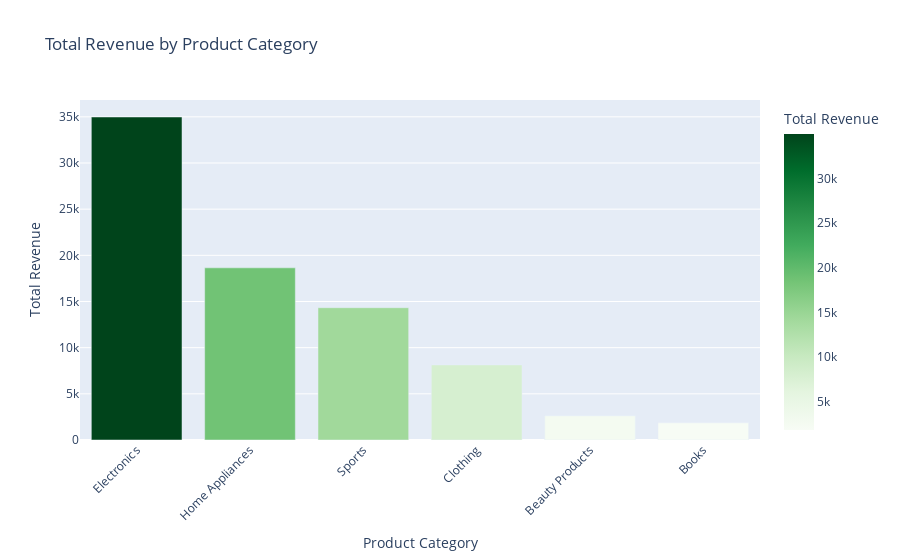

Source (notebook cell):
### Markdown cell above
Asia is the most popular region, followed by North America and Europe.

### Code cell
df = pd.DataFrame(data)

total_revenue_per_category = df.groupby('Product Category')['Total Revenue'].sum().reset_index()
total_revenue_per_category = total_revenue_per_category.sort_values(by='Total Revenue', ascending=False)

fig = px.bar(
    total_revenue_per_category,
    x='Product Category',
    y='Total Revenue',
    color='Total Revenue',
    color_continuous_scale='greens',  
    title='Total Revenue by Product Category'
)

fig.update_layout(
    xaxis_title='Product Category',
    yaxis_title='Total Revenue',
    xaxis_tickangle=-45  
)
fig.show()

### Figure 1 — Plotly figure (JSON) as saved in the notebook; plotly's stock layout.template omitted (floating-point values rounded to 4 significant figures)
{"data": [{"alignmentgroup": "True", "hovertemplate": "Product Category=%{x}<br>Total Revenue=%{marker.color}<extra></extra>", "legendgroup": "", "marker": {"color": [34983, 18647, 14328, 8131, 2624, 1863], "coloraxis": "coloraxis", "pattern": {"shape": ""}}, "name": "", "offsetgroup": "", "orientation": "v", "showlegend": false, "textposition": "auto", "type": "bar", "x": ["Electronics", "Home Appliances", "Sports", "Clothing", "Beauty Products", "Books"], "xaxis": "x", "y": [34983, 18647, 14328, 8131, 2624, 1863], "yaxis": "y"}], "layout": {"barmode": "relative", "coloraxis": {"colorbar": {"title": {"text": "Total Revenue"}}, "colorscale": [[0, "rgb(247,252,245)"], [0.125, "rgb(229,245,224)"], [0.25, "rgb(199,233,192)"], [0.375, "rgb(161,217,155)"], [0.5, "rgb(116,196,118)"], [0.625, "rgb(65,171,93)"], [0.75, "rgb(35,139,69)"], [0.875, "rgb(0,109,44)"], [1, "rgb(0,68,27)"]]}, "legend": {"tracegroupgap": 0}, "title": {"text": "Total Revenue by Product Category"}, "xaxis": {"anchor": "y", "domain": [0, 1], "tickangle": -45, "title": {"text": "Product Category"}}, "yaxis": {"anchor": "x", "domain": [0, 1], "title": {"text": "Total Revenue"}}}}
